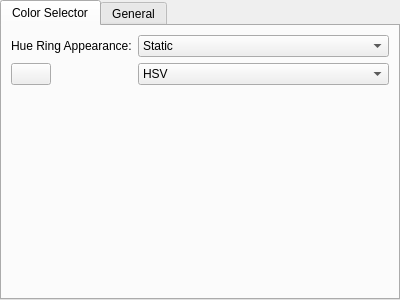
<?xml version="1.0" encoding="UTF-8"?>
<ui version="4.0">
 <class>WGConfigWidget</class>
 <widget class="QWidget" name="WGConfigWidget">
  <property name="geometry">
   <rect>
    <x>0</x>
    <y>0</y>
    <width>400</width>
    <height>300</height>
   </rect>
  </property>
  <property name="windowTitle">
   <string>Form</string>
  </property>
  <layout class="QVBoxLayout" name="verticalLayout">
   <property name="leftMargin">
    <number>0</number>
   </property>
   <property name="topMargin">
    <number>0</number>
   </property>
   <property name="rightMargin">
    <number>0</number>
   </property>
   <property name="bottomMargin">
    <number>0</number>
   </property>
   <item>
    <widget class="QTabWidget" name="tabWidget">
     <property name="currentIndex">
      <number>0</number>
     </property>
     <widget class="QWidget" name="tabSelector">
      <attribute name="title">
       <string>Color Selector</string>
      </attribute>
      <layout class="QFormLayout" name="formLayout">
       <item row="0" column="0">
        <widget class="QLabel" name="label">
         <property name="text">
          <string>Hue Ring Appearance:</string>
         </property>
        </widget>
       </item>
       <item row="0" column="1">
        <widget class="QComboBox" name="cmbSelectorRenderingMode">
         <item>
          <property name="text">
           <string>Static</string>
          </property>
         </item>
         <item>
          <property name="text">
           <string>Dynamic</string>
          </property>
         </item>
         <item>
          <property name="text">
           <string>Dynamic + Static Edge</string>
          </property>
         </item>
        </widget>
       </item>
       <item row="1" column="0">
        <widget class="KisPopupButton" name="btnSelectorShape"/>
       </item>
       <item row="1" column="1">
        <widget class="QComboBox" name="cmbColorModel">
         <item>
          <property name="text">
           <string>HSV</string>
          </property>
         </item>
         <item>
          <property name="text">
           <string>HSL</string>
          </property>
         </item>
         <item>
          <property name="text">
           <string>HSI</string>
          </property>
         </item>
         <item>
          <property name="text">
           <string>HSY'</string>
          </property>
         </item>
        </widget>
       </item>
      </layout>
     </widget>
     <widget class="QWidget" name="tabGeneral">
      <attribute name="title">
       <string>General</string>
      </attribute>
      <layout class="QFormLayout" name="formLayout_2">
       <item row="0" column="1">
        <widget class="QCheckBox" name="chkShowQuickMenu">
         <property name="text">
          <string>Show Quick Setting Menu</string>
         </property>
        </widget>
       </item>
       <item row="1" column="0">
        <widget class="QLabel" name="label_2">
         <property name="text">
          <string>Selection Color Space:</string>
         </property>
        </widget>
       </item>
       <item row="1" column="1">
        <widget class="QComboBox" name="cmbSelectionColorSpace">
         <item>
          <property name="text">
           <string>Layer/Mask</string>
          </property>
         </item>
         <item>
          <property name="text">
           <string>Image</string>
          </property>
         </item>
         <item>
          <property name="text">
           <string>Custom</string>
          </property>
         </item>
        </widget>
       </item>
      </layout>
     </widget>
    </widget>
   </item>
  </layout>
 </widget>
 <customwidgets>
  <customwidget>
   <class>KisPopupButton</class>
   <extends>QPushButton</extends>
   <header>KisPopupButton.h</header>
  </customwidget>
 </customwidgets>
 <resources/>
 <connections/>
</ui>
